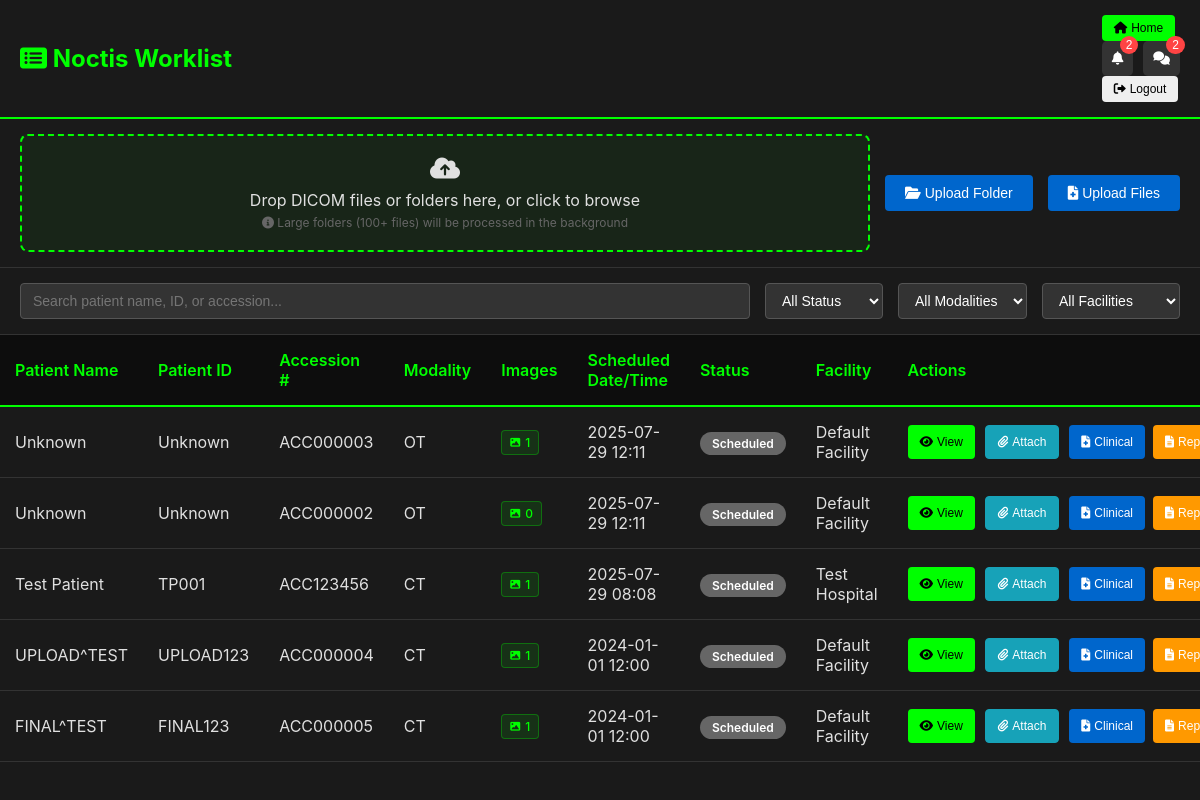
Page /worklist/ (signed in) on the committed database.
### viewer/models.py (models this page shows, shortened)
class WorklistEntry(models.Model):
    STATUS_CHOICES = [
        ('scheduled', 'Scheduled'),
        ('in_progress', 'In Progress'),
        ('completed', 'Completed'),
        ('cancelled', 'Cancelled'),
    ]
    patient_name = models.CharField(max_length=200)
    patient_id = models.CharField(max_length=100)
    accession_number = models.CharField(max_length=50, unique=True)
    scheduled_station_ae_title = models.CharField(max_length=16)
    scheduled_procedure_step_start_date = models.DateField()
    scheduled_procedure_step_start_time = models.TimeField()
    modality = models.CharField(max_length=10)
    scheduled_performing_physician = models.CharField(max_length=200)
    procedure_description = models.TextField()
    facility = models.ForeignKey(Facility, on_delete=models.CASCADE)
    status = models.CharField(max_length=20, choices=STATUS_CHOICES, default='scheduled')
    study = models.ForeignKey(DicomStudy, on_delete=models.SET_NULL, null=True, blank=True)
    created_at = models.DateTimeField(auto_now_add=True)
    class Meta:
        ordering = ['-scheduled_procedure_step_start_date', '-scheduled_procedure_step_start_time']

class DicomStudy(models.Model):
    study_instance_uid = models.CharField(max_length=100, unique=True)
    patient_name = models.CharField(max_length=200)
    patient_id = models.CharField(max_length=100)
    study_date = models.DateField(null=True, blank=True)
    study_time = models.TimeField(null=True, blank=True)
    study_description = models.TextField(blank=True)
    modality = models.CharField(max_length=10)
    institution_name = models.CharField(max_length=200, blank=True)
    created_at = models.DateTimeField(auto_now_add=True)
    uploaded_by = models.ForeignKey(User, on_delete=models.CASCADE, null=True, blank=True)
    facility = models.ForeignKey(Facility, on_delete=models.SET_NULL, null=True, blank=True)
    clinical_info = models.TextField(blank=True)
    accession_number = models.CharField(max_length=50, blank=True)
    referring_physician = models.CharField(max_length=200, blank=True)
    class Meta:
        ordering = ['-created_at']
    @property
    def total_images(self):
        return DicomImage.objects.filter(series__study=self).count()

class Facility(models.Model):
    name = models.CharField(max_length=200)
    address = models.TextField()
    phone = models.CharField(max_length=20)
    email = models.EmailField()
    letterhead_logo = models.ImageField(upload_to='facility_logos/', null=True, blank=True)
    user = models.OneToOneField(User, on_delete=models.CASCADE, null=True, blank=True, related_name='facility')
    created_at = models.DateTimeField(auto_now_add=True)
    ae_title = models.CharField(max_length=16, unique=True, null=True, blank=True, help_text="DICOM AE Title automatically generated for this facility")
    dicom_port = models.IntegerField(unique=True, null=True, blank=True, help_text="DICOM C-STORE SCP port automatically assigned for this facility")
    class Meta:
        verbose_name_plural = "Facilities"
        ordering = ['name']

### worklist/views.py (the view, shortened to what this page needs)
# urls.py: path('', views.WorklistView.as_view(), name='worklist'),
class WorklistView(LoginRequiredMixin, ListView):
    model = WorklistEntry
    template_name = 'worklist/worklist.html'
    context_object_name = 'entries'
    paginate_by = 20
    def get_queryset(self):
        queryset = super().get_queryset()
        total_count = WorklistEntry.objects.count()
        print(f"Total worklist entries in database: {total_count}")
        if hasattr(self.request.user, 'facility') and self.request.user.facility:
            queryset = queryset.filter(facility=self.request.user.facility)
            print(f"Filtered by facility, count: {queryset.count()}")
        elif self.request.user.groups.filter(name='Facilities').exists():
            queryset = queryset.none()
            print(f"No facility assigned, showing no entries")
        else:
            print(f"Admin/Radiologist access, showing all entries: {queryset.count()}")
        search = self.request.GET.get('search')
        status = self.request.GET.get('status')
        if status:
            queryset = queryset.filter(status=status)
            print(f"After status filter '{status}': {queryset.count()}")
        modality = self.request.GET.get('modality')
        if modality:
            queryset = queryset.filter(modality=modality)
            print(f"After modality filter '{modality}': {queryset.count()}")
        start_date = self.request.GET.get('start_date')
        end_date = self.request.GET.get('end_date')
        if start_date:
            queryset = queryset.filter(scheduled_procedure_step_start_date__gte=start_date)
            print(f"After start date filter '{start_date}': {queryset.count()}")
        if end_date:
            queryset = queryset.filter(scheduled_procedure_step_start_date__lte=end_date)
            print(f"After end date filter '{end_date}': {queryset.count()}")
        print(f"Final queryset count: {queryset.count()}")
        return queryset.order_by('-scheduled_procedure_step_start_date', '-scheduled_procedure_step_start_time')
    def get_context_data(self, **kwargs):
        context = super().get_context_data(**kwargs)
        context['facilities'] = Facility.objects.all()
        context['modalities'] = ['CT', 'MR', 'CR', 'DX', 'US', 'MG', 'PT', 'NM']
        context['is_radiologist'] = self.request.user.groups.filter(name='Radiologists').exists()
        context['is_admin'] = self.request.user.is_superuser
        return context

### templates/worklist/worklist.html (shortened to what this page needs)
<!DOCTYPE html>
<html lang="en">
<head>
    {% load static %}
    <link rel="stylesheet" href="{% static 'css/worklist.css' %}">
    <link rel="stylesheet" href="https://cdnjs.cloudflare.com/ajax/libs/font-awesome/6.0.0/css/all.min.css">
</head>
<body>
    <div class="worklist-container">
        <div class="header">
            <h1><i class="fas fa-list-alt"></i> Noctis Worklist</h1>
            <div class="header-actions">
                <button class="btn btn-view" onclick="window.location.href='/home/'">
                    <i class="fas fa-home"></i> Home
                </button>
                {% if is_admin or is_radiologist %}
                <div class="notification-area">
                    <button id="notification-bell" class="notification-bell" onclick="toggleNotifications()">
                        <i class="fas fa-bell"></i>
                        <span id="notification-count" class="notification-count">0</span>
                    </button>
                    <button id="chat-bell" class="chat-bell" onclick="toggleChat()">
                        <i class="fas fa-comments"></i>
                        <span id="chat-count" class="chat-count">0</span>
                    </button>
                </div>
                {% endif %}
                {% if user.is_authenticated %}
                <button class="btn btn-logout" onclick="window.location.href='/accounts/logout/'">
                    <i class="fas fa-sign-out-alt"></i> Logout
                </button>
                {% endif %}
            </div>
        </div>
        <div class="upload-section">
            <div class="upload-container">
                <div class="upload-zone" id="upload-zone">
                    <i class="fas fa-cloud-upload-alt" style="font-size: 24px; margin-bottom: 10px;"></i>
                    <p>Drop DICOM files or folders here, or click to browse</p>
                    <p style="font-size: 12px; color: #666; margin-top: 5px;">
                        <i class="fas fa-info-circle"></i> Large folders (100+ files) will be processed in the background
                    </p>
                </div>
                <button class="btn btn-upload" onclick="selectUploadType()">
                    <i class="fas fa-folder-open"></i> Upload Folder
                </button>
                <button class="btn btn-upload" onclick="document.getElementById('file-input-files').click()">
                    <i class="fas fa-file-medical"></i> Upload Files
                </button>
            </div>
        </div>
        <div class="filters">
            <input type="text" id="search" placeholder="Search patient name, ID, or accession..." class="form-control" style="flex: 1;">
            <select id="status-filter" class="form-select">
                <option value="">All Status</option>
            </select>
            <select id="modality-filter" class="form-select">
                <option value="">All Modalities</option>
            </select>
            {% if is_admin or is_radiologist %}
            <select id="facility-filter" class="form-select">
                <option value="">All Facilities</option>
            </select>
            {% endif %}
        </div>
        <div class="worklist-table-container">
            <div class="worklist-table">
                <table>
                    <thead>
                        <tr>
                            <th>Patient Name</th>
                            <th>Patient ID</th>
                            <th>Accession #</th>
                            <th>Modality</th>
                            <th>Images</th>
                            <th>Scheduled Date/Time</th>
                            <th>Status</th>
                            <th>Facility</th>
                            <th>Actions</th>
                        </tr>
                    </thead>
                    <tbody id="worklist-body">
                        {% for entry in entries %}
                        <tr class="patient-row" data-entry-id="{{ entry.id }}">
                            <td>{{ entry.patient_name }}</td>
                            <td>{{ entry.patient_id }}</td>
                            <td>{{ entry.accession_number }}</td>
                            <td>{{ entry.modality }}</td>
                            <td>
                                {% if entry.study %}
                                    <span class="image-count" title="Total images in study">
                                        <i class="fas fa-image"></i> {{ entry.study.total_images|default:"0" }}
                                    </span>
                                {% else %}
                                    <span class="image-count" title="No study uploaded">
                                        <i class="fas fa-image"></i> 0
                                    </span>
                                {% endif %}
                            </td>
                            <td>{{ entry.scheduled_procedure_step_start_date|date:"Y-m-d" }} {{ entry.scheduled_procedure_step_start_time|time:"H:i" }}</td>
                            <td>
                                <span class="status-badge status-{{ entry.status }}">
                                    {{ entry.get_status_display }}
                                </span>
                            </td>
                            <td>{{ entry.facility.name|default:"N/A" }}</td>
                            <td>
                                <div class="action-buttons">
                                    {% if entry.study %}
                                    <button class="btn btn-view" onclick="viewStudy({{ entry.id }})">
                                        <i class="fas fa-eye"></i> View
                                    </button>
                                    <button class="btn btn-attach" onclick="attachPreviousStudies({{ entry.study.id }}, '{{ entry.patient_name }}')" title="Attach Previous Studies">
                                        <i class="fas fa-paperclip"></i> Attach
                                    </button>
                                    {% endif %}
                                    <button class="btn btn-clinical" onclick="addClinicalInfo({{ entry.id }})">
                                        <i class="fas fa-file-medical"></i> Clinical
                                    </button>
                                    {% if is_radiologist or is_admin %}
                                    {% if entry.study %}
                                    <button class="btn btn-report" onclick="writeReport({{ entry.study.id }})">
                                        <i class="fas fa-file-alt"></i> Report
                                    </button>
                                    {% endif %}
                                    {% endif %}
                                </div>
                            </td>
                        </tr>
                        {% endfor %}
                    </tbody>
                </table>
            </div>
        </div>
    </div>
    </body>
</html>

### static/css/worklist.css (style rules this page uses)
* { margin: 0; padding: 0; box-sizing: border-box; }
body { background-color: #2a2a2a; color: #e0e0e0; font-family: -apple-system, BlinkMacSystemFont, 'Segoe UI', Roboto, sans-serif; height: 100vh; overflow: hidden; }
.worklist-container { height: 100vh; display: flex; flex-direction: column; padding: 0; }
.header { display: flex; justify-content: space-between; align-items: center; padding: 15px 20px; background: #1a1a1a; border-bottom: 2px solid #00ff00; flex-shrink: 0; }
.header h1 { font-size: 24px; color: #00ff00; }
.upload-section { padding: 15px 20px; background: #1a1a1a; border-bottom: 1px solid #333; flex-shrink: 0; }
.upload-container { display: flex; gap: 15px; align-items: center; }
.upload-zone { flex: 1; border: 2px dashed #00ff00; border-radius: 8px; padding: 20px; text-align: center; cursor: pointer; transition: all 0.3s ease; background: rgba(0, 255, 0, 0.05); }
.filters { display: flex; gap: 15px; padding: 15px 20px; background: #1a1a1a; border-bottom: 1px solid #333; flex-shrink: 0; }
.form-control, .form-select { padding: 8px 12px; background: #333; border: 1px solid #555; border-radius: 4px; color: #fff; font-size: 14px; }
.worklist-table-container { flex: 1; overflow: auto; background: #1a1a1a; }
.worklist-table { width: 100%; height: 100%; }
.worklist-table table { width: 100%; border-collapse: collapse; min-width: 100%; }
.worklist-table thead { position: sticky; top: 0; z-index: 10; }
.worklist-table th { background: #0d0d0d; color: #00ff00; padding: 15px; text-align: left; font-weight: 600; border-bottom: 2px solid #00ff00; }
.worklist-table tr { transition: all 0.3s ease; cursor: pointer; }
.worklist-table td { padding: 15px; border-bottom: 1px solid #333; vertical-align: middle; }
.action-buttons { display: flex; gap: 8px; }
.btn { padding: 6px 12px; border: none; border-radius: 4px; cursor: pointer; font-size: 12px; transition: all 0.3s ease; text-decoration: none; display: inline-flex; align-items: center; gap: 4px; }
.btn-view { background: #00ff00; color: #000; }
.btn-upload { background: #0066cc; color: #fff; padding: 10px 20px; font-size: 14px; }
.btn-clinical { background: #0066cc; color: #fff; }
.btn-report { background: #ff9900; color: #fff; }
.status-badge { padding: 4px 12px; border-radius: 12px; font-size: 12px; font-weight: 600; }
.status-scheduled { background: #666; color: #fff; }
.image-count { display: inline-flex; align-items: center; gap: 5px; padding: 4px 8px; background: rgba(0, 255, 0, 0.1); border: 1px solid rgba(0, 255, 0, 0.3); border-radius: 4px; font-size: 12px; color: #00ff00; font-weight: 500; }
.image-count i { font-size: 10px; }
.notification-area { display: flex; gap: 10px; align-items: center; }
.notification-bell, .chat-bell { position: relative; background: #333; border: none; color: #fff; padding: 10px; border-radius: 5px; cursor: pointer; transition: background-color 0.3s; }
.notification-count, .chat-count { position: absolute; top: -5px; right: -5px; background: #ff4444; color: white; font-size: 12px; padding: 2px 6px; border-radius: 10px; min-width: 18px; text-align: center; display: none; }

### templates/worklist/worklist.html (style rules this page uses)
.btn-attach { background: #17a2b8; color: white; border: 1px solid #17a2b8; margin: 0 2px; }

### rows in the picture
WorklistEntry: patient_name "Unknown", patient_id "Unknown", accession_number "ACC000003", modality "OT", study.total_images "1", scheduled_procedure_step_start_date "2025-07-29", scheduled_procedure_step_start_time "12:11", status "Scheduled", facility.name "Default Facility"
WorklistEntry: patient_name "Unknown", patient_id "Unknown", accession_number "ACC000002", modality "OT", study.total_images "0", scheduled_procedure_step_start_date "2025-07-29", scheduled_procedure_step_start_time "12:11", status "Scheduled", facility.name "Default Facility"
WorklistEntry: patient_name "Test Patient", patient_id "TP001", accession_number "ACC123456", modality "CT", study.total_images "1", scheduled_procedure_step_start_date "2025-07-29", scheduled_procedure_step_start_time "08:08", status "Scheduled", facility.name "Test Hospital"
WorklistEntry: patient_name "UPLOAD^TEST", patient_id "UPLOAD123", accession_number "ACC000004", modality "CT", study.total_images "1", scheduled_procedure_step_start_date "2024-01-01", scheduled_procedure_step_start_time "12:00", status "Scheduled", facility.name "Default Facility"
WorklistEntry: patient_name "FINAL^TEST", patient_id "FINAL123", accession_number "ACC000005", modality "CT", study.total_images "1", scheduled_procedure_step_start_date "2024-01-01", scheduled_procedure_step_start_time "12:00", status "Scheduled", facility.name "Default Facility"
